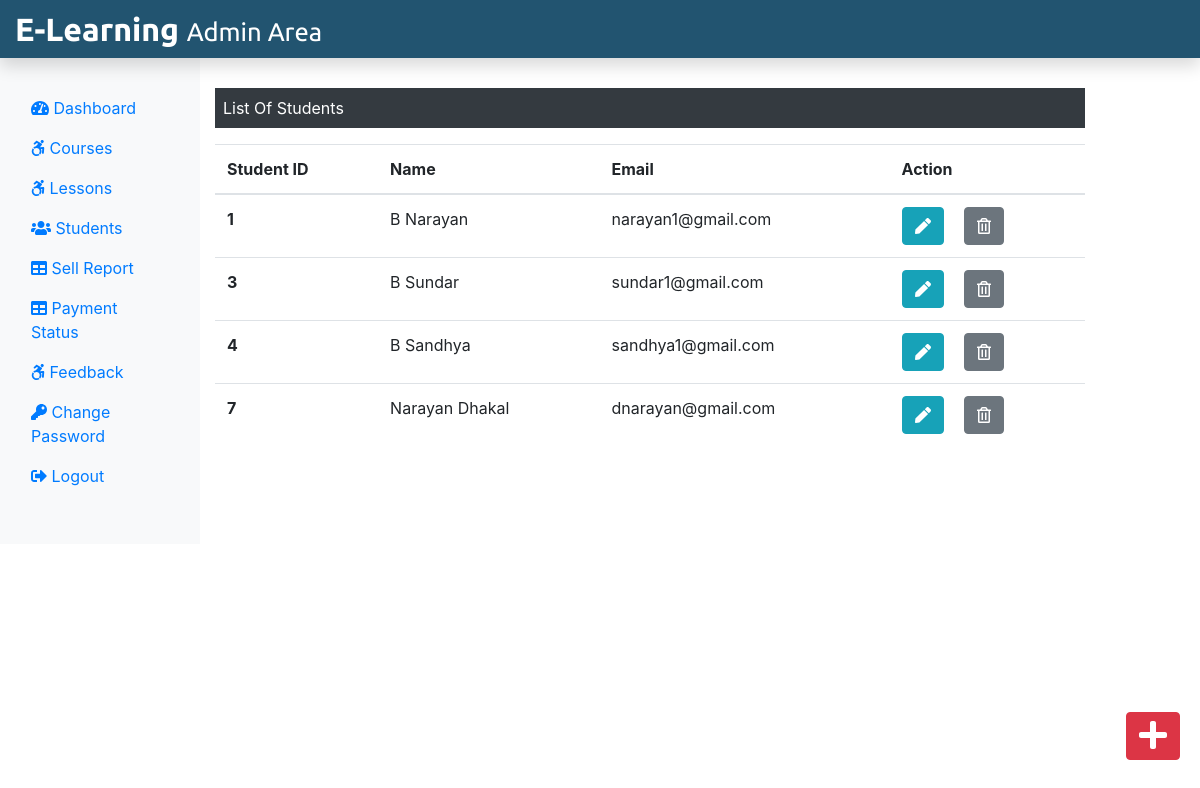
Page /admin/students.php (signed in) on the committed database.
### tables this page shows
CREATE TABLE `student` (
  `stu_id` int(11) NOT NULL,
  `stu_name` varchar(255) NOT NULL,
  `stu_email` varchar(255) NOT NULL,
  `stu_pass` varchar(255) NOT NULL,
  `stu_occ` varchar(255) NOT NULL,
  `stu_img` text NOT NULL
);

### admin/students.php (the view, shortened to what this page needs)
<?php
include('./admininclude/header.php');
include('../Connection.php');
?>
<div class="col-sm-9 mt-5">
    <p class="bg-dark text-white p-2">List Of Students</p>
    <?php
    $sql="SELECT * FROM student";
    $result=$conn->query($sql);
    if($result->num_rows > 0){
    ?>
    <table class="table">
        <thead>
            <tr>
                <th scope="col">Student ID</th>
                <th scope="col">Name</th>
                <th scope="col">Email</th>
                <th scope="col">Action</th>
</tr>
</thead>
<tbody>
    <?php while($row=$result->fetch_assoc()){  ?>
    <tr>
        <th scope="row"><?php echo $row['stu_id'] ?></th>
        <td><?php echo $row['stu_name'] ?></td>
        <td><?php echo $row['stu_email'] ?></td>
        <td>
            <form action="editstudent.php" method="POST" class="d-inline">
            <Button type="submit"
            class="btn btn-info mr-3"
            name="view"
            value="view"
            >
            <i class="fas fa-pen"></i>
            </Button>
    </form>
            <form action="" method="POST" class="d-inline">
            <Button type="submit"
            class="btn btn-secondary"
            name="delete"
            value="Delete"
            >
            <i class="far fa-trash-alt"></i>
            </Button>
            </form>
        </td>
</tr>
<?php }   ?>
</tbody>
</table>
<?php }else{
    echo "No Students";
}
?>
</div>
</div>
<div>
    <a class="btn btn-danger box" href="./addStudent.php">
        <i class="fas fa-plus fa-2x"></i>
</a>
</div>
</div>
<?php
include('./admininclude/footer.php');
?>

### css/adminstyle.css (style rules this page uses)
.box { position: fixed; bottom: 10px; right: 20px; margin-bottom: 30px; }

### rows in the picture
student: stu_id "1", stu_name "B Narayan", stu_email "narayan1@gmail.com"
student: stu_id "3", stu_name "B Sundar", stu_email "sundar1@gmail.com"
student: stu_id "4", stu_name "B Sandhya", stu_email "sandhya1@gmail.com"
student: stu_id "7", stu_name "Narayan Dhakal", stu_email "dnarayan@gmail.com"
